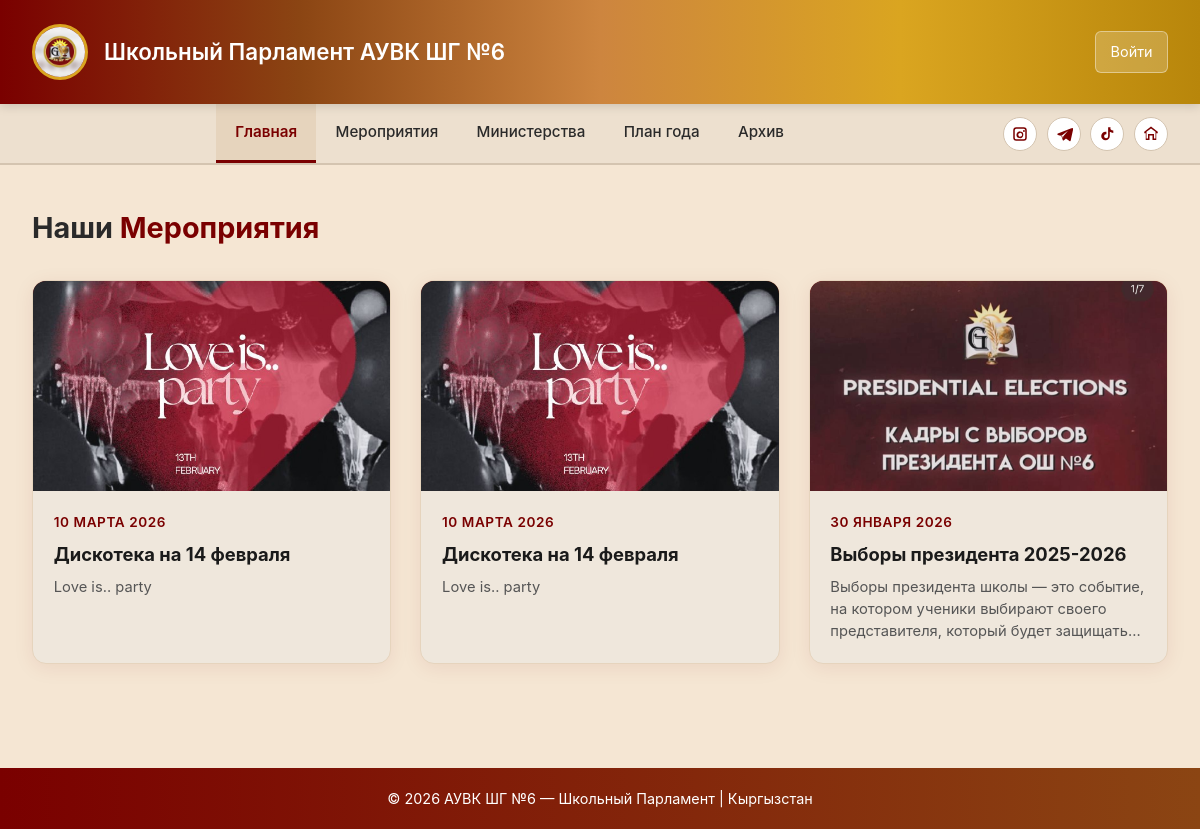
Screenshot of /events/ with the database file from the repository.
### apps/events/models.py (models this page shows, shortened)
class EventBase(models.Model):
    date = models.DateField(blank=True,null=True)
    name = models.CharField(max_length=50)
    description = models.TextField(blank=True,max_length=1000)
    created_at = models.DateTimeField(auto_now_add=True)
    class Meta:
        abstract = True

class Events(EventBase):
    image = models.ImageField(upload_to='images',blank=False,null=True)
    class Meta:
        verbose_name = "Мероприятие"
        verbose_name_plural = "Мероприятия"
        ordering = ['-created_at']

### apps/events/views.py (the view)
# urls.py: path("", views.index, name="index"),
def index(request):
    events = Events.objects.all()[:6]
    return render(request, "index.html", {"events": events})

### templates/index.html (shortened to what this page needs)
{% extends "base_parlament.html" %}
{% load static %}
{% block content %}
<section>
    <h2 class="section-title">Наши <span>Мероприятия</span></h2>
    <div class="events-grid">
        {% for event in events %}
        <div class="event-card" onclick="location.href='{% url 'event_detail_public' event.id %}'">
            <div class="event-image">
                {% if event.image %}
                    <img src="{{ event.image.url }}" alt="{{ event.name }}">
                {% else %}
                    📅
                {% endif %}
            </div>
            <div class="event-content">
                <div class="event-date">
                    {% if event.date %}{{ event.date|date:"d E Y" }}{% else %}Дата уточняется{% endif %}
                </div>
                <h3 class="event-title">{{ event.name }}</h3>
                <p class="event-description">{{ event.description }}</p>
            </div>
        </div>
        {% empty %}
        <p style="color:#666; grid-column: 1/-1;">Мероприятий пока нет.</p>
        {% endfor %}
    </div>
</section>
{% endblock %}

### templates/base_parlament.html (style rules this page uses)
* { margin: 0; padding: 0; box-sizing: border-box; }
body { font-family: -apple-system, BlinkMacSystemFont, 'Segoe UI', Roboto, Arial, sans-serif; background: #f5e6d3; color: #2a2a2a; line-height: 1.6; }
h2, h3 { margin-bottom: .6rem; }

### templates/index.html (style rules this page uses)
.section-title { font-size: 1.8rem; color: #2a2a2a; margin-bottom: 1.8rem; font-weight: 700; }
.section-title span { color: #7A0000; }
.events-grid { display: grid; grid-template-columns: repeat(auto-fill, minmax(300px, 1fr)); gap: 1.8rem; margin-bottom: 3rem; }
.event-card { background: #efe7dc; border-radius: 14px; overflow: hidden; box-shadow: 0 4px 20px rgba(122,0,0,0.08); border: 1px solid #e6d4bd; transition: transform .3s, box-shadow .3s; cursor: pointer; }
.event-image { width: 100%; height: 210px; background: linear-gradient(135deg, #7A0000 0%, #a84000 100%); display: flex; align-items: center; justify-content: center; color: white; font-size: 3rem; position: relative; overflow: hidden; }
.event-image img { position: absolute; inset: 0; width: 100%; height: 100%; object-fit: cover; z-index: 1; }
.event-content { padding: 1.3rem; }
.event-date { color: #7A0000; font-size: .85rem; font-weight: 600; margin-bottom: .4rem; text-transform: uppercase; letter-spacing: .04em; }
.event-title { font-size: 1.15rem; font-weight: 700; margin-bottom: .4rem; color: #1a1a1a; }
.event-description { color: #555; font-size: .92rem; line-height: 1.5; display: -webkit-box; -webkit-line-clamp: 3; -webkit-box-orient: vertical; overflow: hidden; }

### rows the page displays
Events: image (picture), date "10 МАРТА 2026", name "Дискотека на 14 февраля", description "Love is.. party"
Events: image (picture), date "10 МАРТА 2026", name "Дискотека на 14 февраля", description "Love is.. party"
Events: image (picture), date "30 ЯНВАРЯ 2026", name "Выборы президента 2025-2026", description "Выборы президента школы — это событие, на котором ученики выбирают своего представителя, который будет…"
